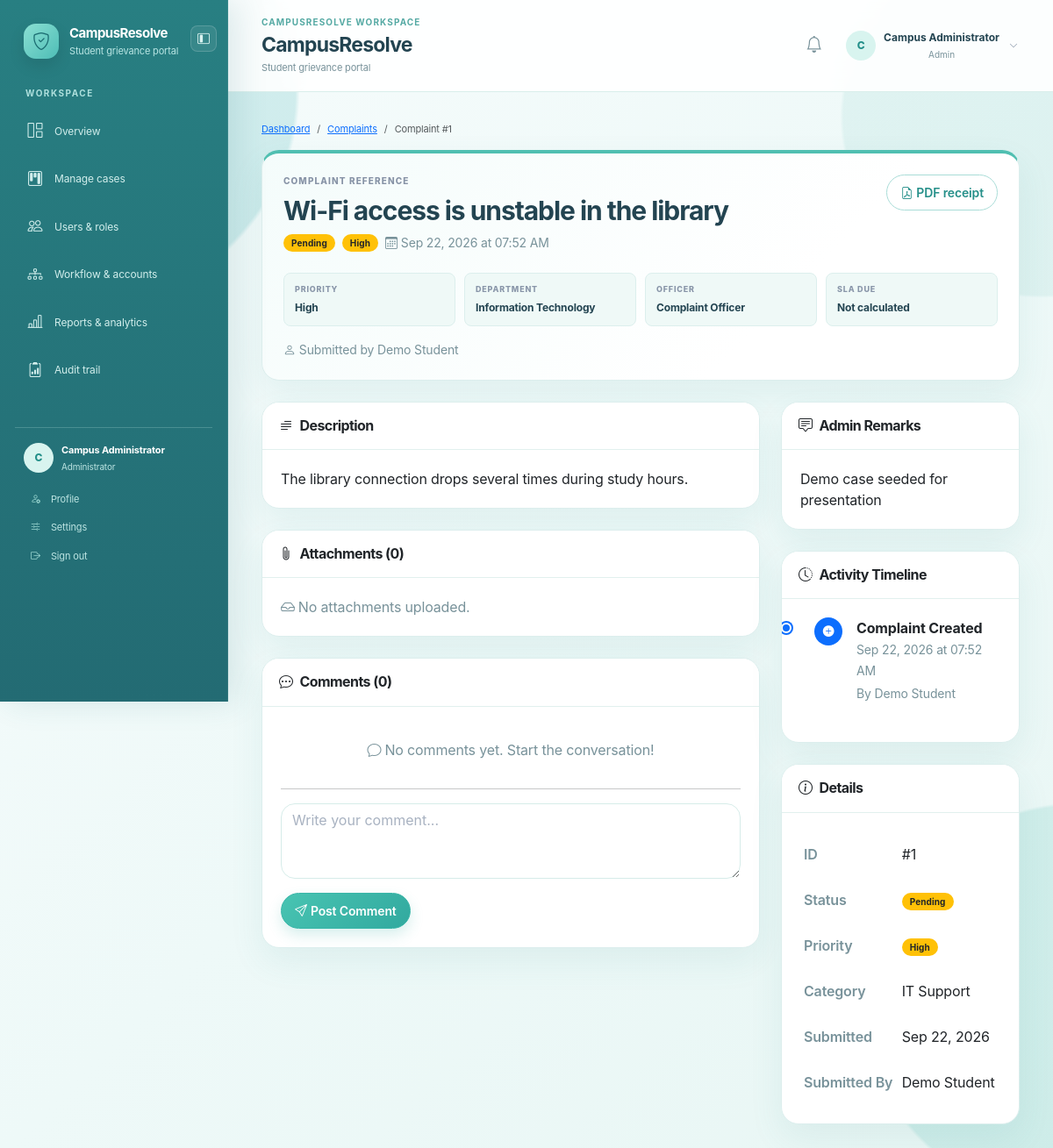
/view_complaint.php?id=1 (signed in), run on the app's committed database.
### tables this page shows
CREATE TABLE IF NOT EXISTS `complaints` (
  `id` INT AUTO_INCREMENT PRIMARY KEY,
  `user_id` INT NOT NULL,
  `department_id` INT DEFAULT NULL,
  `officer_id` INT DEFAULT NULL,
  `subject` VARCHAR(200) NOT NULL,
  `category` VARCHAR(100) NOT NULL,
  `priority` ENUM('Low','Medium','High','Critical') NOT NULL DEFAULT 'Medium',
  `description` TEXT NOT NULL,
  `status` ENUM('Pending','In Progress','Resolved','Rejected') NOT NULL DEFAULT 'Pending',
  `admin_remarks` TEXT DEFAULT NULL,
  `department_remarks` TEXT DEFAULT NULL,
  `officer_remarks` TEXT DEFAULT NULL,
  `resolved_at` TIMESTAMP NULL DEFAULT NULL,
  `created_at` TIMESTAMP DEFAULT CURRENT_TIMESTAMP,
  CONSTRAINT `fk_complaints_user` FOREIGN KEY (`user_id`) REFERENCES `users`(`id`) ON DELETE CASCADE,
  CONSTRAINT `fk_complaints_department` FOREIGN KEY (`department_id`) REFERENCES `departments`(`id`) ON DELETE SET NULL,
  CONSTRAINT `fk_complaints_officer` FOREIGN KEY (`officer_id`) REFERENCES `users`(`id`) ON DELETE SET NULL,
  INDEX `idx_complaints_status` (`status`), INDEX `idx_complaints_department` (`department_id`), INDEX `idx_complaints_officer` (`officer_id`),
  INDEX `idx_complaints_created_at` (`created_at`), INDEX `idx_complaints_user_created` (`user_id`, `created_at`), INDEX `idx_complaints_department_created` (`department_id`, `created_at`), INDEX `idx_complaints_officer_created` (`officer_id`, `created_at`)
);

CREATE TABLE IF NOT EXISTS `departments` (
  `id` INT AUTO_INCREMENT PRIMARY KEY,
  `name` VARCHAR(120) NOT NULL UNIQUE,
  `description` VARCHAR(255) DEFAULT NULL,
  `is_active` TINYINT(1) NOT NULL DEFAULT 1,
  `created_at` TIMESTAMP DEFAULT CURRENT_TIMESTAMP
);

CREATE TABLE IF NOT EXISTS `users` (
  `id` INT AUTO_INCREMENT PRIMARY KEY,
  `full_name` VARCHAR(100) NOT NULL,
  `email` VARCHAR(150) NOT NULL UNIQUE,
  `password` VARCHAR(255) NOT NULL,
  `role` ENUM('user','admin','department','officer') NOT NULL DEFAULT 'user',
  `department_id` INT DEFAULT NULL,
  `is_active` TINYINT(1) NOT NULL DEFAULT 1,
  `created_at` TIMESTAMP DEFAULT CURRENT_TIMESTAMP,
  CONSTRAINT `fk_users_department` FOREIGN KEY (`department_id`) REFERENCES `departments`(`id`) ON DELETE SET NULL,
  INDEX `idx_users_role_active` (`role`, `is_active`)
);

### view_complaint.php (the view, shortened to what this page needs)
<?php
require_once 'config.php';
require_once 'includes/workflow_helper.php';
$complaint_id = (int)($_GET['id'] ?? 0);
$role = $_SESSION['user_role'] ?? 'user';
$is_admin = $role === 'admin';
if ($role === 'admin') {
    $stmt = $conn->prepare("SELECT c.*, u.full_name as user_name, u.email as user_email, d.name as department_name, o.full_name as officer_name FROM complaints c JOIN users u ON c.user_id = u.id LEFT JOIN departments d ON d.id = c.department_id LEFT JOIN users o ON o.id = c.officer_id WHERE c.id = ?");
    $stmt->bind_param('i', $complaint_id);
}
$stmt->execute();
$complaint = $stmt->get_result()->fetch_assoc();
$display_user_name = $is_admin ? ($complaint['user_name'] ?? '') : (((int)($complaint['is_anonymous'] ?? 0) === 1) ? 'Anonymous complainant' : ($complaint['user_name'] ?? ''));
$timeline = get_complaint_timeline($conn, $complaint_id);
$attachments = [];
$comments = [];
function get_status_badge($status) {
    return match($status) {
        'Pending' => '<span class="badge bg-warning text-dark">Pending</span>',
        'In Progress' => '<span class="badge bg-info text-white">In Progress</span>',
        'Resolved' => '<span class="badge bg-success">Resolved</span>',
        'Rejected' => '<span class="badge bg-danger">Rejected</span>',
        default => '<span class="badge bg-secondary">' . htmlspecialchars($status) . '</span>'
    };
}
function get_priority_badge($priority) {
    return match($priority) {
        'Low' => '<span class="badge bg-secondary">Low</span>',
        'Medium' => '<span class="badge bg-info">Medium</span>',
        'High' => '<span class="badge bg-warning text-dark">High</span>',
        'Critical' => '<span class="badge bg-danger">Critical</span>',
        default => '<span class="badge bg-secondary">' . htmlspecialchars($priority) . '</span>'
    };
}
?>
<!DOCTYPE html>
<html lang="en">
<head>
    <link href="https://cdn.jsdelivr.net/npm/bootstrap@5.3.0/dist/css/bootstrap.min.css" rel="stylesheet">
    <link rel="stylesheet" href="https://cdn.jsdelivr.net/npm/bootstrap-icons@1.10.0/font/bootstrap-icons.css">
    <link rel="stylesheet" href="assets/css/style.css?v=sidebar-collapse-20260922-1">
</head>
<body>
    <div class="d-flex">
        <?php include 'includes/sidebar.php'; ?>
        <div class="flex-grow-1">
            <?php include 'includes/topbar.php'; ?>
            <main class="p-4">
                <nav aria-label="breadcrumb" class="mb-3">
                    <ol class="breadcrumb">
                        <li class="breadcrumb-item"><a href="<?= $is_admin ? 'admin_dashboard.php' : 'dashboard.php' ?>">Dashboard</a></li>
                        <li class="breadcrumb-item"><a href="<?= $is_admin ? 'admin_complaints.php' : 'complaints.php' ?>">Complaints</a></li>
                        <li class="breadcrumb-item active">Complaint #<?= $complaint_id ?></li>
                    </ol>
                </nav>
                <div class="complaint-hero card mb-4">
                    <div class="card-body p-4">
                        <div class="d-flex justify-content-between align-items-start flex-wrap gap-3">
                            <div>
                                <div class="complaint-reference-label">Complaint reference</div>
                                <h2 class="fw-bold mb-2 mt-2"><?= htmlspecialchars($complaint['subject']) ?></h2>
                                <div class="d-flex gap-2 flex-wrap align-items-center">
                                    <?= get_status_badge($complaint['status']) ?>
                                    <?= get_priority_badge($complaint['priority']) ?>
                                    <small class="text-muted"><i class="bi bi-calendar3 me-1"></i><?= date('M d, Y \a\t h:i A', strtotime($complaint['created_at'])) ?></small>
                                </div>
                            </div>
                            <div class="d-flex gap-2 flex-wrap justify-content-end">
                                <a class="btn btn-sm btn-outline-primary" href="receipt.php?id=<?= $complaint_id ?>"><i class="bi bi-file-earmark-pdf me-1"></i>PDF receipt</a>
                            </div>
                        </div>
                        <div class="complaint-meta-grid mt-4">
                            <div><small>Priority</small><strong><?= htmlspecialchars($complaint['priority']) ?></strong></div>
                            <div><small>Department</small><strong><?= htmlspecialchars($complaint['department_name'] ?? 'Awaiting routing') ?></strong></div>
                            <div><small>Officer</small><strong><?= htmlspecialchars($complaint['officer_name'] ?? 'Not assigned') ?></strong></div>
                            <div><small>SLA due</small><strong><?= htmlspecialchars($complaint['sla_due_at'] ?? 'Not calculated') ?></strong></div>
                        </div>
                        <?php if ($is_admin): ?><div class="small text-muted mt-3"><i class="bi bi-person me-1"></i>Submitted by <?= htmlspecialchars($display_user_name) ?></div><?php endif; ?>
                    </div>
                </div>
                <div class="row">
                    <div class="col-lg-8">
                        <div class="card border-0 shadow-sm mb-4">
                            <div class="card-header bg-white border-0 pt-3">
                                <h6 class="fw-bold mb-0"><i class="bi bi-text-paragraph me-2"></i>Description</h6>
                            </div>
                            <div class="card-body">
                                <p class="mb-0" style="white-space: pre-wrap;"><?= htmlspecialchars($complaint['description']) ?></p>
                            </div>
                        </div>
                        <div class="card border-0 shadow-sm mb-4">
                            <div class="card-header bg-white border-0 pt-3">
                                <h6 class="fw-bold mb-0"><i class="bi bi-paperclip me-2"></i>Attachments (<?= count($attachments) ?>)</h6>
                            </div>
                            <div class="card-body">
                                <?php if (empty($attachments)): ?>
                                    <p class="text-muted mb-0"><i class="bi bi-inbox me-1"></i>No attachments uploaded.</p>
                                <?php endif; ?>
                            </div>
                        </div>
                        <div class="card border-0 shadow-sm mb-4">
                            <div class="card-header bg-white border-0 pt-3">
                                <h6 class="fw-bold mb-0"><i class="bi bi-chat-dots me-2"></i>Comments (<?= count($comments) ?>)</h6>
                            </div>
                            <div class="card-body">
                                <?php if (empty($comments)): ?>
                                    <p class="text-muted text-center py-3"><i class="bi bi-chat me-1"></i>No comments yet. Start the conversation!</p>
                                <?php endif; ?>
                                <hr class="my-3">
                                <form action="add_comment.php" method="POST" class="mt-3">
                                    <div class="mb-3">
                                        <textarea class="form-control" name="comment" rows="3" placeholder="Write your comment..." required></textarea>
                                    </div>
                                    <button type="submit" class="btn btn-primary btn-sm">
                                        <i class="bi bi-send me-1"></i>Post Comment
                                    </button>
                                </form>
                            </div>
                        </div>
                    </div>
                    <div class="col-lg-4">
                        <?php if (!empty($complaint['admin_remarks'])): ?>
                        <div class="card border-0 shadow-sm mb-4">
                            <div class="card-header bg-white border-0 pt-3">
                                <h6 class="fw-bold mb-0"><i class="bi bi-chat-square-text me-2"></i>Admin Remarks</h6>
                            </div>
                            <div class="card-body">
                                <p class="mb-0"><?= htmlspecialchars($complaint['admin_remarks']) ?></p>
                            </div>
                        </div>
                        <?php endif; ?>
                        <div class="card border-0 shadow-sm mb-4">
                            <div class="card-header bg-white border-0 pt-3">
                                <h6 class="fw-bold mb-0"><i class="bi bi-clock-history me-2"></i>Activity Timeline</h6>
                            </div>
                            <div class="card-body">
                                <?php if (empty($timeline)): ?>
                                    <div class="timeline-item">
                                        <div class="d-flex align-items-start">
                                            <div class="timeline-icon bg-primary text-white rounded-circle d-flex align-items-center justify-content-center" style="width:32px;height:32px;min-width:32px;">
                                                <i class="bi bi-plus-circle-fill" style="font-size:0.8rem;"></i>
                                            </div>
                                            <div class="ms-3">
                                                <strong class="d-block">Complaint Created</strong>
                                                <small class="text-muted"><?= date('M d, Y \a\t h:i A', strtotime($complaint['created_at'])) ?></small>
                                                <p class="mb-0 mt-1 text-muted small">By <?= htmlspecialchars($display_user_name) ?></p>
                                            </div>
                                        </div>
                                    </div>
                                <?php endif; ?>
                            </div>
                        </div>
                        <div class="card border-0 shadow-sm">
                            <div class="card-header bg-white border-0 pt-3">
                                <h6 class="fw-bold mb-0"><i class="bi bi-info-circle me-2"></i>Details</h6>
                            </div>
                            <div class="card-body">
                                <table class="table table-sm table-borderless mb-0">
                                    <tr>
                                        <td class="text-muted fw-semibold">ID</td>
                                        <td>#<?= $complaint_id ?></td>
                                    </tr>
                                    <tr>
                                        <td class="text-muted fw-semibold">Status</td>
                                        <td><?= get_status_badge($complaint['status']) ?></td>
                                    </tr>
                                    <tr>
                                        <td class="text-muted fw-semibold">Priority</td>
                                        <td><?= get_priority_badge($complaint['priority']) ?></td>
                                    </tr>
                                    <tr>
                                        <td class="text-muted fw-semibold">Category</td>
                                        <td><?= htmlspecialchars($complaint['category']) ?></td>
                                    </tr>
                                    <tr>
                                        <td class="text-muted fw-semibold">Submitted</td>
                                        <td><?= date('M d, Y', strtotime($complaint['created_at'])) ?></td>
                                    </tr>
                                    <tr>
                                        <td class="text-muted fw-semibold">Submitted By</td>
                                        <td><?= htmlspecialchars($display_user_name) ?></td>
                                    </tr>
                                </table>
                            </div>
                        </div>
                    </div>
                </div>
            </main>
        </div>
    </div>
</body>
</html>

### data on the page
complaints: subject "Wi-Fi access is unstable in the library", status "Pending Pending", priority "High High", created_at "Sep 22, 2026 at 07:52 AM", priority "High", department.name "Information Technology", officer.full_name "Complaint Officer", sla_due_at "Not calculated", user.full_name "Demo Student", description "The library connection drops several times during study hours.", admin_remarks "Demo case seeded for presentation", category "IT Support", created_at "Sep 22, 2026"

### other printed values
$label "Overview Manage cases Users & roles Workflow & accounts Reports & analytics Audit trail"
$initial "C"
$_SESSION['user_name'] "Campus Administrator"
$role_label "Administrator"
$page_title "CampusResolve"
$page_subtitle "Student grievance portal"
$top_initial "C"
$top_role "Admin"
$complaint_id "1"
count($attachments) "0"
count($comments) "0"
